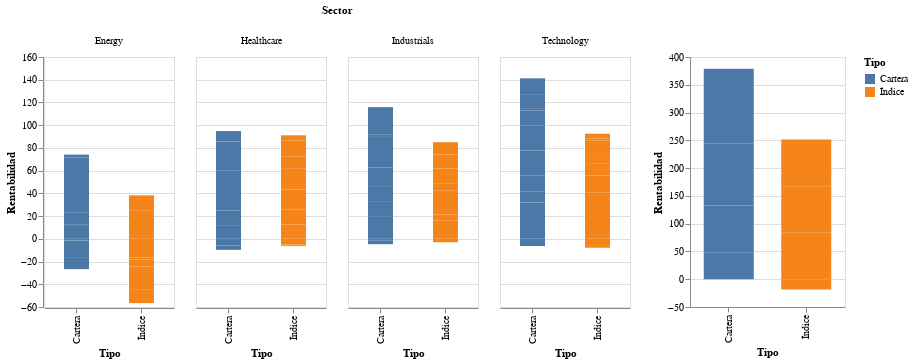

Source (notebook cell):
### Code cell
input_dropdown_2 = alt.binding_select(options=resultado.Periodo.unique())
select_periodo = alt.selection_single(fields=['Periodo'], bind=input_dropdown_2, name='Resultado del')

input_dropdown_1 = alt.binding_select(options=list(agrupado.Sector.unique()))
select_sector = alt.selection_single(fields=['Sector'], bind=input_dropdown_1, name='Resultado agrupado del')


res_por_periodo=alt.Chart(resultado).mark_bar(size=25).encode(
    x='Tipo',
    y='Rentabilidad',
    color='Tipo',
    column='Sector'
).add_selection(
    select_periodo
).transform_filter(
    select_periodo,
).properties(
    width=130,
    height=250
)

res_agrupado=alt.Chart(agrupado).mark_bar(size=50).encode(
    x='Tipo',
    y='Rentabilidad',
    color='Tipo'
).add_selection(
    select_sector
).transform_filter(
    select_sector,
).properties(
    width=155,
    height=250
)

dash = (res_por_periodo|res_agrupado)
dash

### Figure 1 — Vega-Lite specification as saved in the notebook (floating-point values rounded to 4 significant figures)
{"config": {"view": {"continuousWidth": 400, "continuousHeight": 300}}, "hconcat": [{"data": {"name": "data-d43415b1a10cd21f03717f18e28e929f"}, "mark": {"type": "bar", "size": 25}, "encoding": {"color": {"type": "nominal", "field": "Tipo"}, "column": {"type": "nominal", "field": "Sector"}, "x": {"type": "nominal", "field": "Tipo"}, "y": {"type": "quantitative", "field": "Rentabilidad"}}, "height": 250, "selection": {"Resultado del": {"type": "single", "fields": ["Periodo"], "bind": {"input": "select", "options": ["2016Q3", "2016Q4", "2017Q1", "2017Q2", "2017Q3", "2017Q4", "2018Q1", "2018Q2", "2018Q3", "2018Q4"]}}}, "transform": [{"filter": {"selection": "Resultado del"}}], "width": 130}, {"data": {"name": "data-39769715a13a8ee289fec742fb29f194"}, "mark": {"type": "bar", "size": 50}, "encoding": {"color": {"type": "nominal", "field": "Tipo"}, "x": {"type": "nominal", "field": "Tipo"}, "y": {"type": "quantitative", "field": "Rentabilidad"}}, "height": 250, "selection": {"Resultado agrupado del": {"type": "single", "fields": ["Sector"], "bind": {"input": "select", "options": ["Energy", "Healthcare", "Industrials", "Technology"]}}}, "transform": [{"filter": {"selection": "Resultado agrupado del"}}], "width": 155}], "$schema": "https://vega.github.io/schema/vega-lite/v4.8.1.json", "datasets": {"data-d43415b1a10cd21f03717f18e28e929f": [{"Periodo": "2016Q3", "Rentabilidad": 11.31, "Tipo": "Cartera", "Sector": "Energy"}, {"Periodo": "2016Q4", "Rentabilidad": -1.474, "Tipo": "Cartera", "Sector": "Energy"}, {"Periodo": "2017Q1", "Rentabilidad": 1.552, "Tipo": "Cartera", "Sector": "Energy"}, {"Periodo": "2017Q2", "Rentabilidad": 10.53, "Tipo": "Cartera", "Sector": "Energy"}, {"Periodo": "2017Q3", "Rentabilidad": 13.39, "Tipo": "Cartera", "Sector": "Energy"}, {"Periodo": "2017Q4", "Rentabilidad": 34.6, "Tipo": "Cartera", "Sector": "Energy"}, {"Periodo": "2018Q1", "Rentabilidad": -0.3131, "Tipo": "Cartera", "Sector": "Energy"}, {"Periodo": "2018Q2", "Rentabilidad": -14.99, "Tipo": "Cartera", "Sector": "Energy"}, {"Periodo": "2018Q3", "Rentabilidad": 2.758, "Tipo": "Cartera", "Sector": "Energy"}, {"Periodo": "2018Q4", "Rentabilidad": -9.932, "Tipo": "Cartera", "Sector": "Energy"}, {"Periodo": "2016Q3", "Rentabilidad": 32.06, "Tipo": "Cartera", "Sector": "Technology"}, {"Periodo": "2016Q4", "Rentabilidad": 9.677, "Tipo": "Cartera", "Sector": "Technology"}, {"Periodo": "2017Q1", "Rentabilidad": 13.83, "Tipo": "Cartera", "Sector": "Technology"}, {"Periodo": "2017Q2", "Rentabilidad": 22.17, "Tipo": "Cartera", "Sector": "Technology"}, {"Periodo": "2017Q3", "Rentabilidad": 22.1, "Tipo": "Cartera", "Sector": "Technology"}, {"Periodo": "2017Q4", "Rentabilidad": 12.99, "Tipo": "Cartera", "Sector": "Technology"}, {"Periodo": "2018Q1", "Rentabilidad": 2.164, "Tipo": "Cartera", "Sector": "Technology"}, {"Periodo": "2018Q2", "Rentabilidad": -6.304, "Tipo": "Cartera", "Sector": "Technology"}, {"Periodo": "2018Q3", "Rentabilidad": 11.71, "Tipo": "Cartera", "Sector": "Technology"}, {"Periodo": "2018Q4", "Rentabilidad": 14.55, "Tipo": "Cartera", "Sector": "Technology"}, {"Periodo": "2016Q3", "Rentabilidad": 11.4, "Tipo": "Cartera", "Sector": "Healthcare"}, {"Periodo": "2016Q4", "Rentabilidad": 13.52, "Tipo": "Cartera", "Sector": "Healthcare"}, {"Periodo": "2017Q1", "Rentabilidad": 10.11, "Tipo": "Cartera", "Sector": "Healthcare"}, {"Periodo": "2017Q2", "Rentabilidad": 11.44, "Tipo": "Cartera", "Sector": "Healthcare"}, {"Periodo": "2017Q3", "Rentabilidad": 13.46, "Tipo": "Cartera", "Sector": "Healthcare"}, {"Periodo": "2017Q4", "Rentabilidad": 25.75, "Tipo": "Cartera", "Sector": "Healthcare"}, {"Periodo": "2018Q1", "Rentabilidad": 0.1988, "Tipo": "Cartera", "Sector": "Healthcare"}, {"Periodo": "2018Q2", "Rentabilidad": -5.812, "Tipo": "Cartera", "Sector": "Healthcare"}, {"Periodo": "2018Q3", "Rentabilidad": 8.953, "Tipo": "Cartera", "Sector": "Healthcare"}, {"Periodo": "2018Q4", "Rentabilidad": -3.883, "Tipo": "Cartera", "Sector": "Healthcare"}, {"Periodo": "2016Q3", "Rentabilidad": 19.32, "Tipo": "Cartera", "Sector": "Industrials"}, {"Periodo": "2016Q4", "Rentabilidad": 13.17, "Tipo": "Cartera", "Sector": "Industrials"}, {"Periodo": "2017Q1", "Rentabilidad": 13.9, "Tipo": "Cartera", "Sector": "Industrials"}, {"Periodo": "2017Q2", "Rentabilidad": 16.32, "Tipo": "Cartera", "Sector": "Industrials"}, {"Periodo": "2017Q3", "Rentabilidad": 11.02, "Tipo": "Cartera", "Sector": "Industrials"}, {"Periodo": "2017Q4", "Rentabilidad": 16.68, "Tipo": "Cartera", "Sector": "Industrials"}, {"Periodo": "2018Q1", "Rentabilidad": -1.682, "Tipo": "Cartera", "Sector": "Industrials"}, {"Periodo": "2018Q2", "Rentabilidad": 1.624, "Tipo": "Cartera", "Sector": "Industrials"}, {"Periodo": "2018Q3", "Rentabilidad": 23.82, "Tipo": "Cartera", "Sector": "Industrials"}, {"Periodo": "2018Q4", "Rentabilidad": -3.036, "Tipo": "Cartera", "Sector": "Industrials"}, {"Periodo": "2016Q3", "Rentabilidad": 3.321, "Tipo": "Índice", "Sector": "Energy"}, {"Periodo": "2016Q4", "Rentabilidad": -16.35, "Tipo": "Índice", "Sector": "Energy"}, {"Periodo": "2017Q1", "Rentabilidad": -1.706, "Tipo": "Índice", "Sector": "Energy"}, {"Periodo": "2017Q2", "Rentabilidad": 14.11, "Tipo": "Índice", "Sector": "Energy"}, {"Periodo": "2017Q3", "Rentabilidad": 7.734, "Tipo": "Índice", "Sector": "Energy"}, {"Periodo": "2017Q4", "Rentabilidad": 13.11, "Tipo": "Índice", "Sector": "Energy"}, {"Periodo": "2018Q1", "Rentabilidad": -6.353, "Tipo": "Índice", "Sector": "Energy"}, {"Periodo": "2018Q2", "Rentabilidad": -17.1, "Tipo": "Índice", "Sector": "Energy"}, {"Periodo": "2018Q3", "Rentabilidad": -2.774, "Tipo": "Índice", "Sector": "Energy"}, {"Periodo": "2018Q4", "Rentabilidad": -12.31, "Tipo": "Índice", "Sector": "Energy"}, {"Periodo": "2016Q3", "Rentabilidad": 26.22, "Tipo": "Índice", "Sector": "Technology"}, {"Periodo": "2016Q4", "Rentabilidad": 14.74, "Tipo": "Índice", "Sector": "Technology"}, {"Periodo": "2017Q1", "Rentabilidad": 14.64, "Tipo": "Índice", "Sector": "Technology"}, {"Periodo": "2017Q2", "Rentabilidad": 10.98, "Tipo": "Índice", "Sector": "Technology"}, {"Periodo": "2017Q3", "Rentabilidad": 6.244, "Tipo": "Índice", "Sector": "Technology"}, {"Periodo": "2017Q4", "Rentabilidad": 13.47, "Tipo": "Índice", "Sector": "Technology"}, {"Periodo": "2018Q1", "Rentabilidad": 1.861, "Tipo": "Índice", "Sector": "Technology"}, {"Periodo": "2018Q2", "Rentabilidad": -6.224, "Tipo": "Índice", "Sector": "Technology"}, {"Periodo": "2018Q3", "Rentabilidad": 4.363, "Tipo": "Índice", "Sector": "Technology"}, {"Periodo": "2018Q4", "Rentabilidad": -1.587, "Tipo": "Índice", "Sector": "Technology"}, {"Periodo": "2016Q3", "Rentabilidad": 12.65, "Tipo": "Índice", "Sector": "Healthcare"}, {"Periodo": "2016Q4", "Rentabilidad": 13.02, "Tipo": "Índice", "Sector": "Healthcare"}, {"Periodo": "2017Q1", "Rentabilidad": 17.79, "Tipo": "Índice", "Sector": "Healthcare"}, {"Periodo": "2017Q2", "Rentabilidad": 18.16, "Tipo": "Índice", "Sector": "Healthcare"}, {"Periodo": "2017Q3", "Rentabilidad": 10.64, "Tipo": "Índice", "Sector": "Healthcare"}, {"Periodo": "2017Q4", "Rentabilidad": 14.15, "Tipo": "Índice", "Sector": "Healthcare"}, {"Periodo": "2018Q1", "Rentabilidad": 4.684, "Tipo": "Índice", "Sector": "Healthcare"}, {"Periodo": "2018Q2", "Rentabilidad": -4.907, "Tipo": "Índice", "Sector": "Healthcare"}, {"Periodo": "2018Q3", "Rentabilidad": -0.7826, "Tipo": "Índice", "Sector": "Healthcare"}, {"Periodo": "2018Q4", "Rentabilidad": -0.748, "Tipo": "Índice", "Sector": "Healthcare"}, {"Periodo": "2016Q3", "Rentabilidad": 16.34, "Tipo": "Índice", "Sector": "Industrials"}, {"Periodo": "2016Q4", "Rentabilidad": 5.145, "Tipo": "Índice", "Sector": "Industrials"}, {"Periodo": "2017Q1", "Rentabilidad": 9.159, "Tipo": "Índice", "Sector": "Industrials"}, {"Periodo": "2017Q2", "Rentabilidad": 12.09, "Tipo": "Índice", "Sector": "Industrials"}, {"Periodo": "2017Q3", "Rentabilidad": 5.722, "Tipo": "Índice", "Sector": "Industrials"}, {"Periodo": "2017Q4", "Rentabilidad": 10.37, "Tipo": "Índice", "Sector": "Industrials"}, {"Periodo": "2018Q1", "Rentabilidad": 3.021, "Tipo": "Índice", "Sector": "Industrials"}, {"Periodo": "2018Q2", "Rentabilidad": -3.011, "Tipo": "Índice", "Sector": "Industrials"}, {"Periodo": "2018Q3", "Rentabilidad": 12.27, "Tipo": "Índice", "Sector": "Industrials"}, {"Periodo": "2018Q4", "Rentabilidad": 10.9, "Tipo": "Índice", "Sector": "Industrials"}], "data-39769715a13a8ee289fec742fb29f194": [{"Sector": "Energy", "Rentabilidad": 47.44, "Tipo": "Cartera"}, {"Sector": "Healthcare", "Rentabilidad": 85.13, "Tipo": "Cartera"}, {"Sector": "Industrials", "Rentabilidad": 111.1, "Tipo": "Cartera"}, {"Sector": "Technology", "Rentabilidad": 134.9, "Tipo": "Cartera"}, {"Sector": "Energy", "Rentabilidad": -18.33, "Tipo": "Índice"}, {"Sector": "Healthcare", "Rentabilidad": 84.65, "Tipo": "Índice"}, {"Sector": "Industrials", "Rentabilidad": 81.99, "Tipo": "Índice"}, {"Sector": "Technology", "Rentabilidad": 84.72, "Tipo": "Índice"}]}}
